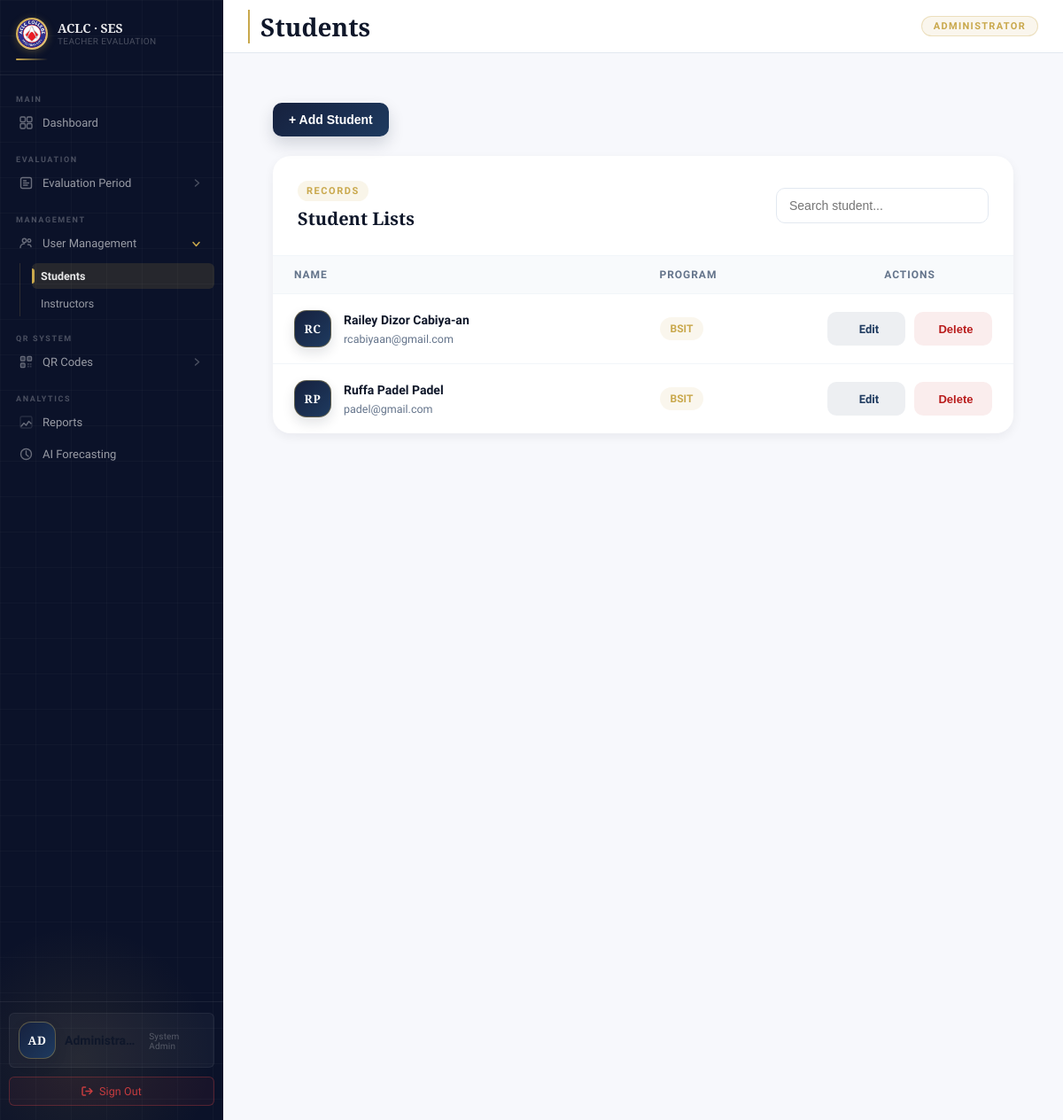
Screenshot of /create-student/ (signed in) with the database file from the repository.
### users/models.py (models this page shows, shortened)
class User(AbstractUser):
    ROLE_CHOICES = (
        ('admin', 'Admin'),
        ('student', 'Student'),
        ('instructor', 'Instructor'),
    )
    DEPARTMENT_CHOICES = (
        ('it', 'IT Department'),
        ('gened', 'General Education Department'),
    )
    PROGRAM_CHOICES = (
        ('it', 'BSIT'),
        ('cs', 'BSCS'),
        ('hm', 'BSHM'),
        ('ad', 'BSAD'),
        ('ac', 'BSA'),
    )
    email = models.EmailField(unique=True)
    middle_name = models.CharField(max_length=50, blank=True)
    role = models.CharField(max_length=20, choices=ROLE_CHOICES)
    department = models.CharField(max_length=20, choices=DEPARTMENT_CHOICES, blank=True, null=True)
    must_change_password = models.BooleanField(default=True)
    program = models.CharField(
    max_length=10,
    choices=PROGRAM_CHOICES,
    blank=True
)
    section = models.CharField(max_length=50, blank=True)
    USERNAME_FIELD = 'email'
    REQUIRED_FIELDS = ['username']

### users/views.py (the view)
    def wrapper(request, *args, **kwargs):
        response = view_func(request, *args, **kwargs)
        response['Cache-Control'] = 'no-cache, no-store, must-revalidate'
        response['Pragma'] = 'no-cache'
        response['Expires'] = '0'
        return response

### users/forms.py (shortened to what this page needs)
class StudentCreateForm(forms.ModelForm):
    password = forms.CharField(widget=forms.PasswordInput)
    class Meta:
        model = User
        fields = [
            'first_name',
            'middle_name',
            'last_name',
            'email',
            'program',
            'section',
            'department',
            'password'
        ]

### users/views.py (called while the page is built)
def no_cache(view_func): # prevent caching
    def wrapper(request, *args, **kwargs):
        response = view_func(request, *args, **kwargs)
        response['Cache-Control'] = 'no-cache, no-store, must-revalidate'
        response['Pragma'] = 'no-cache'
        response['Expires'] = '0'
        return response
    return wrapper

@login_required
@no_cache
def create_student(request):
    if request.user.role != 'admin':
        return redirect('login')
    form = StudentCreateForm(request.POST or None)
    if request.method == 'POST' and form.is_valid():
        form.save()
        return redirect('create_student')
    students = User.objects.filter(role='student')
    return render(request, 'users/create_student.html', {
        'form': form,
        'students': students
    })

### users/templates/users/create_student.html (shortened to what this page needs)
{% extends 'base.html' %}
{% load static %}
{% block extra_css %}
<link rel="stylesheet" href="{% static 'users/css/create_user.css' %}">
{% endblock %}
{% block page_title %}Students{% endblock %}
{% block content %}
<div class="page-container">
    <div class="page-header">
        <button class="btn-primary" onclick="openModal()">
            + Add Student
        </button>
    </div>
    <div class="card">
        <div class="card-header-area">
            <div>
                <span class="table-badge">
                    Records
                </span>
                <h3>
                    Student Lists
                </h3>
            </div>
            <input
                type="text"
                id="searchInput"
                placeholder="Search student..."
                class="search-input"
            >
        </div>
        <div class="table-wrapper">
            <table class="custom-table" id="studentTable">
                <thead>
                    <tr>
                        <th>Name</th>
                        <th>Program</th>
                        <th class="text-right">Actions</th>
                    </tr>
                </thead>
                <tbody>
    {% for student in students %}
    <tr>
        <td>
            <div class="user-info">
                <div class="user-avatar">
                    {{ student.first_name|slice:":1" }}{{ student.last_name|slice:":1" }}
                </div>
                <div class="user-details">
                    <div class="user-name">
                        {{ student.first_name }}
                        {{ student.middle_name|default:'' }}
                        {{ student.last_name }}
                    </div>
                    <div class="user-subtext">
                        {{ student.email }}
                    </div>
                </div>
            </div>
        </td>
        <td>
            <span class="department-badge">
                {{ student.get_program_display }}
            </span>
        </td>
        <td class="actions-column">
            <div class="action-group">
                <a href="{% url 'update_student' student.id %}"
                   class="btn-action btn-edit">
                    Edit
                </a>
                <form action="{% url 'delete_student' student.id %}"
                      method="POST"
                      class="delete-form">
                    <button type="submit"
                            class="btn-action btn-delete"
                            onclick="return confirm('Delete this student?');">
                        Delete
                    </button>
                </form>
            </div>
        </td>
    </tr>
    {% empty %}
    <tr>
        <td colspan="3" class="empty">
            No students available.
        </td>
    </tr>
    {% endfor %}
</tbody>
            </table>
        </div>
    </div>
</div>
{% endblock %}

### templates/base.html (style rules this page uses)
:root { --sidebar-w: 252px; --topbar-h: 60px; --sb-bg: #0b1229; --sb-bg-deep: #06091a; --sb-border: rgba(255,255,255,0.07); --sb-text: rgba(255,255,255,0.58); --sb-text-strong: rgba(255,255,255,0.90); --sb-label: rgba(255,255,255,0.26); --sb-hover-bg: rgba(255,255,255,0.06); --sb-active-bg: rgba(201,168,76,0.14); --sb-active-bar: #c9a84c; --sb-accent: #e8c97a; --main-bg: #f7f8fc; --topbar-bg: #ffffff; --topbar-border: #e2e8f0; --navy-950: #06091a; --navy-900: #0b1229; --navy-800: #0f1d40; --navy-700: #162550; --navy-600: #1e3163; --navy-400: #3a5598; --gold: #c9a84c; --gold-light:#e8c97a; --white: #ffffff; --slate-100: #f1f5f9; --slate-200: #e2e8f0; --slate-400: #94a3b8; --slate-500: #64748b; --slate-600: #475569; --slate-700: #334155; --slate-900: #0f172a; --red-500: #ef4444; --font-display: 'Playfair Display', Georgia, serif; --font-body: 'Source Sans 3', system-ui, sans-serif; --r-sm: 6px; --r-md: 10px; --r-lg: 16px; }
*, *::before, *::after { margin: 0; padding: 0; box-sizing: border-box; }
html { font-size: 16px; }
body { font-family: var(--font-body); background: var(--main-bg); -webkit-font-smoothing: antialiased; -moz-osx-font-smoothing: grayscale; }
.user-avatar { width: 30px; height: 30px; border-radius: 50%; background: linear-gradient(135deg, var(--navy-700), var(--navy-600)); border: 1.5px solid rgba(201,168,76,0.40); display: flex; align-items: center; justify-content: center; flex-shrink: 0; font-family: var(--font-display); font-size: 11px; font-weight: 700; color: var(--gold-light); letter-spacing: 0; }
.user-info { flex: 1; min-width: 0; }
.user-name { font-size: 12px; font-weight: 600; color: var(--sb-text-strong); white-space: nowrap; overflow: hidden; text-overflow: ellipsis; }

### rows the page displays
User: first_name "R", last_name "C", first_name "Railey", middle_name "Dizor", last_name "Cabiya-an", email "rcabiyaan@gmail.com", program "BSIT"
User: first_name "R", last_name "P", first_name "Ruffa", middle_name "Padel", last_name "Padel", email "padel@gmail.com", program "BSIT"
